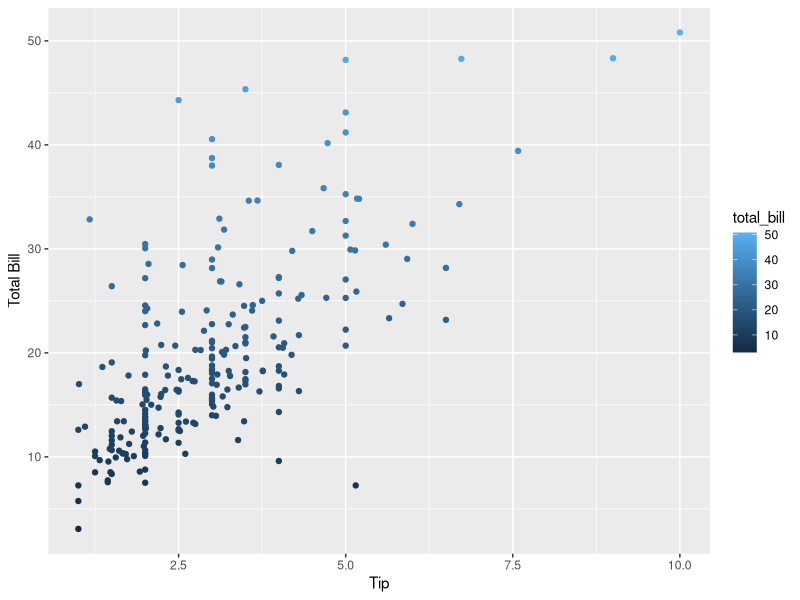
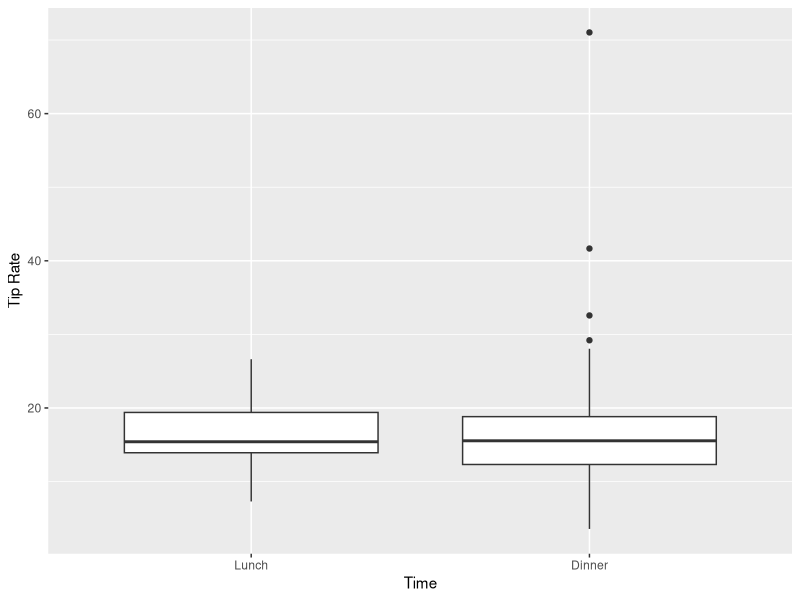
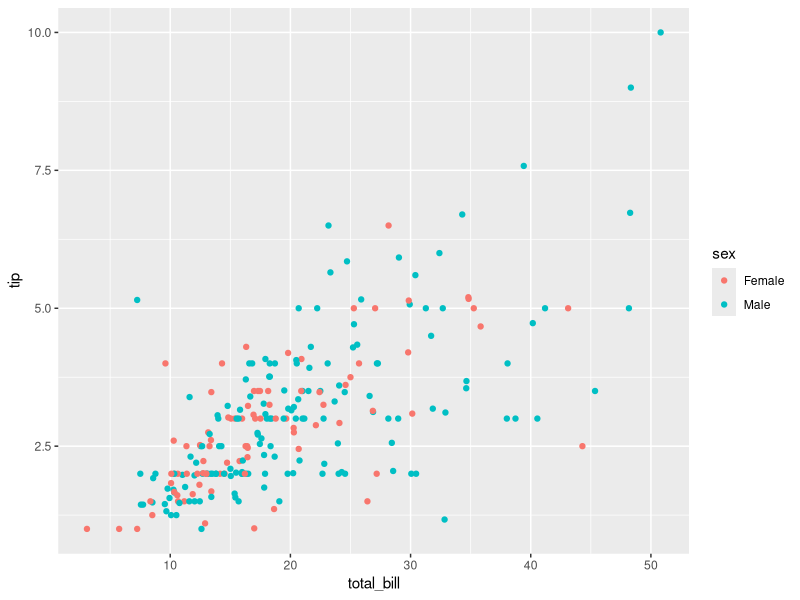

Write R code to recreate these figures, in order.
## ---- chunk 1
knitr::opts_chunk$set(echo = TRUE)
## ---- chunk 2
data(tips, package="reshape2")
## ---- chunk 3
numParty<-nrow(tips)
numParty
## ---- chunk 4
str(tips)

## ---- chunk 5
day<-factor(tips$day,levels = c("Thur","Fri","Sat","Sun"))
day
## ---- chunk 6
female5<-subset(tips,size>=5 &sex=="Female")
female5
## ---- chunk 7
library(ggplot2)
ggplot(tips,aes(x=tip,y=total_bill, color=total_bill))+geom_point()+xlab("Tip")+ylab("Total Bill")
## ---- chunk 8
tips$tiprate<-tips$tip/tips$total_bill*100
mean(tips$tiprate)
## ---- chunk 9
rev_time <- rev(levels(tips$time))
temp=factor(tips$time,levels = rev_time)
ggplot(tips,aes(x= temp, y =tiprate))+geom_boxplot()+xlab("Time")+ylab("Tip Rate")
## ---- chunk 10
ggplot(tips,aes(x=total_bill,y=tip))+geom_point(aes(color=sex))
## ---- chunk 11

